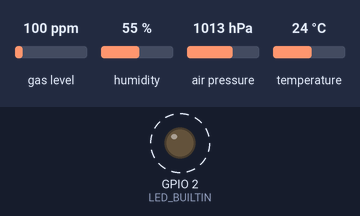
Simulated run of this sketch. Board: ESP32. Parts: output pins drawn as LEDs (lit = HIGH). Dashed ring = blinking. Inputs (shaded band) come from the test bench; at power-on: gas level 100 ppm, humidity 55 %, air pressure 1013 hPa, temperature 24 °C. WiFi joins after 1.5 s; servers stay silent unless stated; no MQTT or app messages arrive unless stated; what the sketch prints to the serial monitor is not drawn.

Above: at 1.61 s.
Timing chart, 0 to 4.5 s (numbered marks = the images above):
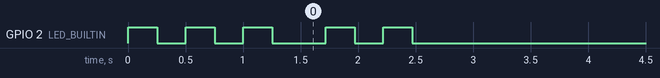

The sketch:

esp32-BME680-1.1.ino.ino
```cpp
#include <Wire.h>
#include <WiFi.h>
#include <PubSubClient.h>
#include <Adafruit_Sensor.h>
#include "Adafruit_BME680.h"

#define SEALEVELPRESSURE_HPA (1013.25)

Adafruit_BME680 bme; // I2C

#define WIFISSID "wifi-name" // Put your WifiSSID here
#define PASSWORD "password" // Put your wifi password here
#define TOKEN "Ubidots-token" // Put your Ubidots' TOKEN
#define MQTT_CLIENT_NAME "ESP32_BME680_Station" // MQTT client Name, please enter your own 8-12 alphanumeric character ASCII string;
#define LED_BUILTIN 2 // Provide a visual indication of the status of the board

/****************************************
  Define Constants
****************************************/
#define VARIABLE_LABEL1 "Temperature" // Assing the variable label
#define VARIABLE_LABEL2 "Humidity" // Assing the variable label
#define VARIABLE_LABEL3 "Pressure"
#define VARIABLE_LABEL4 "Altitude"
#define VARIABLE_LABEL5 "DewPoint"
#define VARIABLE_LABEL6 "Gas"
#define DEVICE_LABEL "ESP32"

char mqttBroker[]  = "industrial.api.ubidots.com";
char payload[1000];
char topic1[150];
char topic2[150];
char topic3[150];
char topic4[150];
char topic5[150];
char topic6[150];

// Space to store values to send
char str_Temperature[10];
char str_Humidity[10];
char str_Pressure[10];
char str_Altitude[10];
char str_DewPoint[10];
char str_Gas[10];

// int to send on each loop iteration one of the values to Ubidots
short int i = 1;

/****************************************
  Auxiliar Functions
****************************************/
WiFiClient ubidots;
PubSubClient client(ubidots);


void callback(char* topic, byte* payload, unsigned int length)
{
  char p[length + 1];
  memcpy(p, payload, length);
  p[length] = NULL;
  String message(p);
  Serial.write(payload, length);
  Serial.println(topic);
}

void reconnect()
{
  // Loop until we're reconnected
  while (!client.connected())
  {
    Serial.println("Attempting MQTT connection...");
    // Attemp to connect
    if (client.connect(MQTT_CLIENT_NAME, TOKEN, ""))
    {
      Serial.println("Connected");
    } else
    {
      Serial.print("Failed, rc=");
      Serial.print(client.state());
      Serial.println(" try again in 2 seconds");
      // Wait 2 seconds before retrying
      delay(2000);
    }
  }
}

 void blinkingWait ()
 {
  // 1 sec to flash the LED
  digitalWrite(LED_BUILTIN, HIGH);
  delay(250);
  Serial.print(".");
  digitalWrite(LED_BUILTIN, LOW);
  delay(250);
  digitalWrite(LED_BUILTIN, HIGH);
  delay(250);
  Serial.print(".");
  digitalWrite(LED_BUILTIN, LOW);
  delay(250);
  // 4:58 min of wait time between measurements
  delay(298000);
  // 1 sec to flash the LED
  digitalWrite(LED_BUILTIN, HIGH);
  delay(250);
  Serial.print(".");
  digitalWrite(LED_BUILTIN, LOW);
  delay(250);
  digitalWrite(LED_BUILTIN, HIGH);
  delay(250);
  Serial.print(".");
  digitalWrite(LED_BUILTIN, LOW);
  delay(250);
 }

/****************************************
  Main Functions
****************************************/

void setup()
{
  Serial.begin(115200);
  while (!Serial);
  Serial.println(F("BME680 weather station"));

  // initialize digital pin LED_BUILTIN as an output.
  pinMode(LED_BUILTIN, OUTPUT);

  if (!bme.begin())
  {
    Serial.println("Could not find a valid BME680 sensor, check wiring!");
    while (1);
  }

  // Set up oversampling and filter initialization
  bme.setTemperatureOversampling(BME680_OS_8X);
  bme.setHumidityOversampling(BME680_OS_2X);
  bme.setPressureOversampling(BME680_OS_4X);
  bme.setIIRFilterSize(BME680_FILTER_SIZE_3);
  bme.setGasHeater(320, 150); // 320*C for 150 ms

  WiFi.begin(WIFISSID, PASSWORD);
  Serial.println();
  Serial.print("Waiting for WiFi Connection ..............");
  while (WiFi.status() != WL_CONNECTED)
  {
    digitalWrite(LED_BUILTIN, HIGH);
    delay(250);
    Serial.print(".");
    digitalWrite(LED_BUILTIN, LOW);
    delay(250);
  }
  Serial.println("");
  Serial.println("WiFi Connected");
  Serial.println("IP address: ");
  Serial.println(WiFi.localIP());
  client.setServer(mqttBroker, 1883);
  client.setCallback(callback);
}

void loop()
{
  if (!client.connected())
  {
    reconnect();
  }
  if (! bme.performReading())
  {
    Serial.println("Failed to perform reading :(");
    return;
  }

  float temperature = (bme.temperature);
  float humidity = (bme.humidity);
  float pressure = (bme.pressure / 100.0);
  float altitude = (bme.readAltitude(SEALEVELPRESSURE_HPA));
  double dewPoint = (dewPointFast(temperature, humidity));
  float gas = (bme.gas_resistance / 1000.0);

  Serial.print("Temperature = ");
  Serial.print(temperature);
  Serial.println(" ºC");

  Serial.print("Humidity = ");
  Serial.print(humidity);
  Serial.println(" %");

  Serial.print("Pressure = ");
  Serial.print(pressure);
  Serial.println(" hPa");

  Serial.print("Approx. Altitude = ");
  Serial.print(altitude);
  Serial.println(" m");

  Serial.print("Dew Point = ");
  Serial.print(dewPoint);
  Serial.println(" ºC");

  Serial.print("Gas = ");
  Serial.print(gas);
  Serial.println(" KOhms");

  dtostrf(temperature, 4, 2, str_Temperature);
  dtostrf(humidity, 4, 2, str_Humidity);
  dtostrf(pressure, 4, 2, str_Pressure);
  dtostrf(altitude, 4, 2, str_Altitude);
  dtostrf(dewPoint, 4, 2, str_DewPoint);
  dtostrf(gas, 4, 2, str_Gas);

  if (i == 1)
  {
    sprintf(topic1, "%s%s", "/v1.6/devices/", DEVICE_LABEL);
    sprintf(payload, "%s", "");
    sprintf(payload, "{\"%s\":", VARIABLE_LABEL1);
    sprintf(payload, "%s {\"value\": %s}}", payload, str_Temperature);
    Serial.println("Publishing temperature to Ubidots Cloud");
    Serial.printf("Temperature %i\n", i);
    client.publish(topic1, payload);
  }

  if (i == 2)
  {
    sprintf(topic2, "%s%s", "/v1.6/devices/", DEVICE_LABEL);
    sprintf(payload, "%s", "");
    sprintf(payload, "{\"%s\":", VARIABLE_LABEL2);
    sprintf(payload, "%s {\"value\": %s}}", payload, str_Humidity);
    Serial.println("Publishing humidity to Ubidots Cloud");
    Serial.printf("Humidity %i\n", i);
    client.publish(topic2, payload);
  }

  if (i == 3)
  {
    sprintf(topic3, "%s%s", "/v1.6/devices/", DEVICE_LABEL);
    sprintf(payload, "%s", "");
    sprintf(payload, "{\"%s\":", VARIABLE_LABEL3);
    sprintf(payload, "%s {\"value\": %s}}", payload, str_Pressure);
    Serial.println("Publishing Pressure data to Ubidots Cloud");
    Serial.printf("Presure %i\n", i);
    client.publish(topic3, payload);
  }

  if (i == 4)
  {
    sprintf(topic4, "%s%s", "/v1.6/devices/", DEVICE_LABEL);
    sprintf(payload, "%s", "");
    sprintf(payload, "{\"%s\":", VARIABLE_LABEL4);
    sprintf(payload, "%s {\"value\": %s}}", payload, str_Altitude);
    Serial.println("Publishing Altitude data to Ubidots Cloud");
    Serial.printf("Altitude %i\n", i);
    client.publish(topic4, payload);
  }

  if (i == 5)
  {
    sprintf(topic5, "%s%s", "/v1.6/devices/", DEVICE_LABEL);
    sprintf(payload, "%s", "");
    sprintf(payload, "{\"%s\":", VARIABLE_LABEL5);
    sprintf(payload, "%s {\"value\": %s}}", payload, str_DewPoint);
    Serial.println("Publishing Dew Point data to Ubidots Cloud");
    Serial.printf("Dew Point %i\n", i);
    client.publish(topic5, payload);
  }

  if (i == 6)
  {
    sprintf(topic6, "%s%s", "/v1.6/devices/", DEVICE_LABEL);
    sprintf(payload, "%s", "");
    sprintf(payload, "{\"%s\":", VARIABLE_LABEL6);
    sprintf(payload, "%s {\"value\": %s}}", payload, str_Gas);
    Serial.println("Publishing Gas data to Ubidots Cloud");
    Serial.printf("Gas Data %i\n", i);
    client.publish(topic6, payload);
  }

  Serial.println();
  i++;
  if (i > 6)
  {
    Serial.printf("Loop 1 %i\n", i);
    i = 1;
    Serial.printf("Loop 2 %i\n", i);
  }
  blinkingWait();
  client.loop();
}

double dewPointFast(double celsius, double humidity)
{
  double a = 17.271;
  double b = 237.7;
  double temp = (a * celsius) / (b + celsius) + log(humidity * 0.01);
  double Td = (b * temp) / (a - temp);
  return Td;
}
```

Measured:
- by itself, GPIO 2 (LED_BUILTIN): HIGH → LOW at 0.25 s, → HIGH 0.25 s later, → LOW 0.25 s later, → HIGH 0.25 s later, … (9 changes in this stretch)
